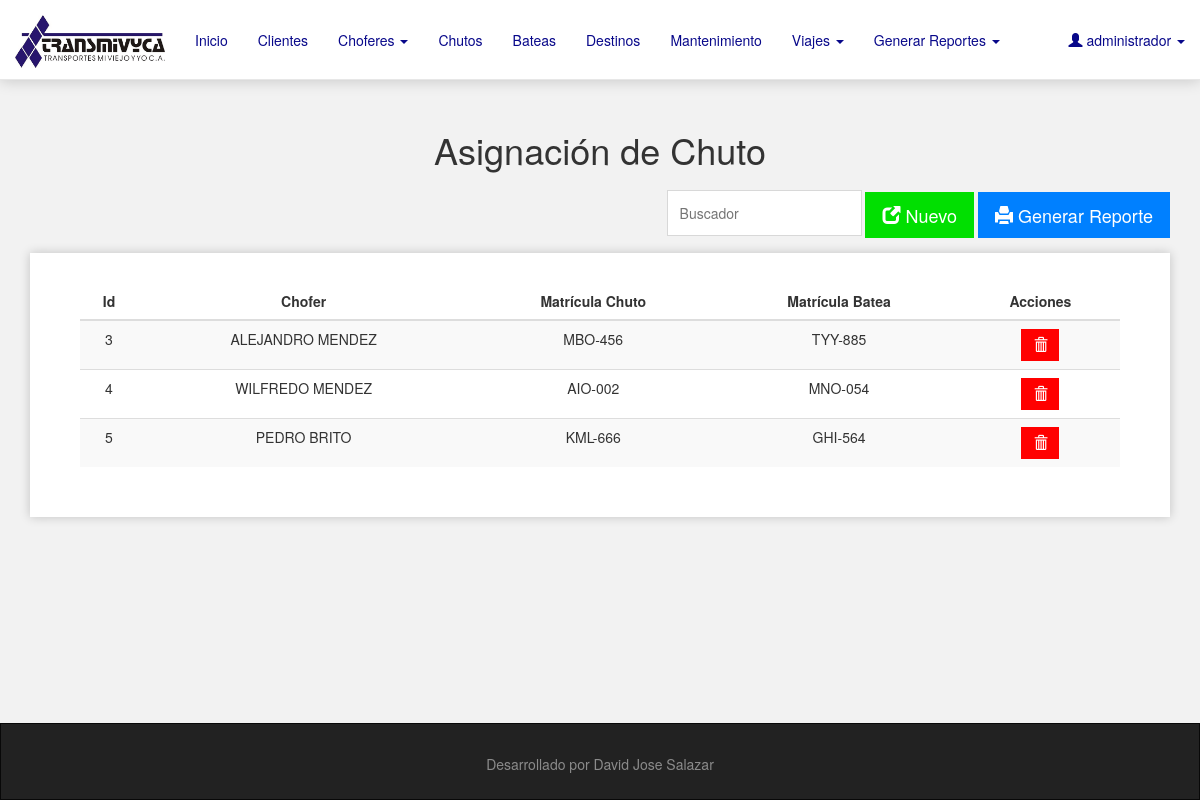
The page /views/asignar-chuto.php (signed in) on the database its author committed.
### tables this page shows
CREATE TABLE `asignar_chuto` (
  `id_asignar` int(11) NOT NULL,
  `id_chofer` int(11) NOT NULL,
  `id_chuto` int(11) NOT NULL,
  `id_batea` int(11) NOT NULL
);

CREATE TABLE `chofer` (
  `id_chofer` int(11) NOT NULL,
  `cedula` varchar(10) NOT NULL,
  `nombre` varchar(45) NOT NULL,
  `apellido` varchar(45) NOT NULL,
  `direccion` varchar(200) NOT NULL,
  `telefono` varchar(11) NOT NULL,
  `fecha_vencimiento_licencia` date NOT NULL,
  `fecha_vencimiento_certificado_medico` date NOT NULL,
  `fecha_ingreso` varchar(10) NOT NULL
);

CREATE TABLE `chuto` (
  `id_chuto` int(11) NOT NULL,
  `matricula_chuto` varchar(10) NOT NULL,
  `marca` varchar(45) NOT NULL,
  `modelo` varchar(45) NOT NULL,
  `color` varchar(45) NOT NULL,
  `eje` int(11) NOT NULL,
  `annio` varchar(4) NOT NULL,
  `serial_motor` varchar(45) NOT NULL,
  `serial_carroceria` varchar(45) NOT NULL
);

CREATE TABLE `batea` (
  `id_batea` int(11) NOT NULL,
  `matricula_batea` varchar(10) NOT NULL,
  `serial` varchar(45) NOT NULL,
  `eje` varchar(1) NOT NULL,
  `fecha_registro` varchar(10) NOT NULL
);

### models/class.asignar-chuto.php (called while the page is built, shortened)
<?php
class AsignarChuto {
    private $pdo;
    public function __CONSTRUCT() {
        $database = new Database();
		$db = $database->connection();
		$this->pdo = $db;
    }
    public function Listar() {
        try {
            $sql = "SELECT a.id_asignar, o.nombre, o.apellido, u.matricula_chuto, b.matricula_batea
                    FROM asignar_chuto a INNER JOIN chofer o ON a.id_chofer = o.id_chofer
                    INNER JOIN chuto u ON a.id_chuto = u.id_chuto
                    INNER JOIN batea b ON a.id_batea = b.id_batea
                    ORDER BY id_asignar ASC";
            $stm = $this->pdo->prepare($sql);
            $stm->execute();
            $data = $stm->fetchAll(PDO::FETCH_ASSOC);
            return $data;
        } catch(PDOException $e) {
            die('ERROR: ' . $e->getMessage());
        }
    }
}

### views/asignar-chuto.php (the view, shortened to what this page needs)
<?php
require_once '../models/class.asignar-chuto.php';
$listar = new AsignarChuto();
?>
<!Doctype html>
<html lang="es">
    <?php include '../assets/head.php'; ?>
    <body>
        <?php include 'navbar.php'; ?>
        <h1 class="titulo text-center">Asignación de Chuto</h1>
        <div class="container">
            <div class="text-right">
                <input id="buscadorAsignacion" class="buscador" type="text" placeholder="Buscador" onKeyUp="this.value=this.value.toUpperCase()" onpaste="return false" autocomplete="off">
                <a class="btn btn-success btn-lg" data-toggle="modal" data-target="#nuevo"><span class="glyphicon glyphicon-new-window"></span> Nuevo</a>
                <a id="reporte" class="btn btn-primary btn-lg" onclick="reporteAsignacion()"><span class="glyphicon glyphicon-print"></span> Generar Reporte</a>
            </div>
            <div id="listado" class="table-responsive">
                <table class="table table-striped">
                    <thead>
                        <tr>
                            <th>Id</th>
                            <th>Chofer</th>
                            <th>Matrícula Chuto</th>
                            <th>Matrícula Batea</th>
                            <th>Acciones</th>
                        </tr>
                    </thead>
                    <tbody class="text-center">
                        <?php
                        $data = $listar->Listar();
                        foreach ($data as $valor) { ?>
                        <tr>
                            <td><?php echo $valor['id_asignar']; ?></td>
                            <td><?php echo $valor['nombre'] ." ". $valor['apellido']; ?></td>
                            <td><?php echo $valor['matricula_chuto']; ?></td>
                            <td><?php echo $valor['matricula_batea']; ?></td>
                            <td>
                                <?php
                                if ($_SESSION['privilegio'] == "administrador") { ?>
                                <a class="btn btn-danger" data-toggle="tooltip" data-placement="bottom" title="Eliminar" onclick="eliminarAsignacion(<?php echo $valor['id_asignar']; ?>)">
                                    <span class="glyphicon glyphicon-trash"></span>
                                </a>
                                <?php } ?>
                            </td>
                        </tr>
                        <?php
                        }
                        ?>
                    </tbody>
                </table>
            </div>
        </div>
        <?php include '../assets/footer.php'; ?>
    </body>
</html>

### assets/head.php (shortened to what this page needs)
<head>
        <link href="/transmivyca/assets/css/bootstrap.min.css" rel="stylesheet">
        <link href="/transmivyca/assets/css/style.css" rel="stylesheet">
        <link href="/transmivyca/assets/css/sweetalert.css" rel="stylesheet">
    </head>

### views/navbar.php (shortened to what this page needs)
<nav class="navbar navbar-default navbar-fixed-top">
            <div class="container-fluid">
                <div class="navbar-header">
                    <a class="navbar-brand" href="/transmivyca"><img src="../views/images/logo.png" class="img-responsive" width="150"></a>
                </div>
                <div class="collapse navbar-collapse" id="myNavbar">
                    <ul class="nav navbar-nav">
                        <li><a href="administrator.php">Inicio</a></li>
                        <?php
                        if ($_SESSION['privilegio'] == "administrador") { ?>
                        <li><a href="clientes.php">Clientes</a></li>
                        <?php } ?>
                        <li class="dropdown">
                            <a class="dropdown-toggle" data-toggle="dropdown">Choferes <span class="caret"></span></a>
                        </li>
                        <li><a href="chutos.php">Chutos</a></li>
                        <li><a href="bateas.php">Bateas</a></li>
                        <?php
                        if ($_SESSION['privilegio'] == "administrador") { ?>
                        <li><a href="destinos.php">Destinos</a></li>
                        <?php } ?>
                        <li><a href="mantenimiento-chuto.php">Mantenimiento</a></li>
                        <li class="dropdown">
                            <a class="dropdown-toggle" data-toggle="dropdown">Viajes <span class="caret"></span></a>
                        </li>
                        <li class="dropdown">
                            <a class="dropdown-toggle" data-toggle="dropdown">Generar Reportes <span class="caret"></span></a>
                        </li>
                    </ul>
                    <ul class="nav navbar-nav navbar-right">
                        <li class="dropdown">
                            <a class="dropdown-toggle" data-toggle="dropdown"><span class="glyphicon glyphicon-user"></span> <?php echo $_SESSION['user_session']; ?>
                            <span class="caret"></span></a>
                        </li>
                    </ul>
                </div>
            </div>
        </nav>

### assets/footer.php (shortened to what this page needs)
<main></main>
<footer class="navbar navbar-inverse">
    <div class="container text-center">
        <p>Desarrollado por David Jose Salazar</p>
    </div>
</footer>

### assets/css/style.css (style rules this page uses)
body { background-color: #f2f2f2; display: flex; min-height: 100vh; flex-direction: column; }
main { flex: 1 0 auto; }
.navbar-fixed-top { height: 80px; background-color: #fff; box-shadow: 0 0px 15px 0 rgba(0,0,0,.2); }
.navbar-collapse { margin-top: 15px; background-color: #fff; }
.navbar-collapse .navbar-nav li a { color: #08088a; transition: all .25s ease; }
.buscador { padding: 12px; border: 1px solid #d8d8d8; color: #848484; }
.titulo { margin-top: 130px; margin-bottom: 20px; }
.table-responsive { margin-top: 15px; padding: 30px 50px; background-color: #fff; box-shadow: 0 0px 10px 0 rgba(0,0,0,.2); }
.table thead tr th { text-align: center; }
.btn { border-radius: 0; transition: all .25s ease; }
.btn-primary, .btn-primary:hover { background-color: #0080ff; border: 1px solid #0080ff; }
.btn-success, .btn-success:hover { background-color: #01df01; border: solid 1px #01df01; }
.btn-danger, .btn-danger:hover { background-color: #ff0000; border: none; }
footer { margin-top: 50px; margin-bottom: 0px !important; border-radius: 0px !important; }
footer p { margin-top: 30px; margin-bottom: 25px; color: #8b8b8b; }

### rows shown on the page
asignar_chuto: id_asignar "3", id_chofer.nombre "ALEJANDRO", id_chofer.apellido "MENDEZ", id_chuto.matricula_chuto "MBO-456", id_batea.matricula_batea "TYY-885"
asignar_chuto: id_asignar "4", id_chofer.nombre "WILFREDO", id_chofer.apellido "MENDEZ", id_chuto.matricula_chuto "AIO-002", id_batea.matricula_batea "MNO-054"
asignar_chuto: id_asignar "5", id_chofer.nombre "PEDRO", id_chofer.apellido "BRITO", id_chuto.matricula_chuto "KML-666", id_batea.matricula_batea "GHI-564"

### other values the page prints
$_SESSION['user_session'] "administrador"
